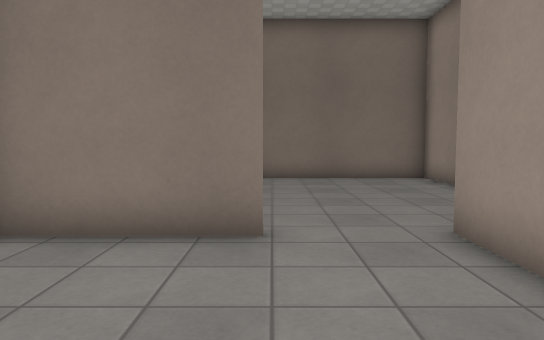
view 1 (above)

24 first-person views from a walk through a 3-D level made in the Godot game engine. The camera is 1.3 m above the floor, tilts 4° down and sees 70° across. Doors that lead somewhere are drawn open, without their leaves. The floor is counted in squares, 1 m on a side. Each view is taken from the middle of a square. On the plan, view 1 faces up. The plan holds only what a view shows up to about 16 squares ahead; the rest is blank. The place goes on beyond the plan. Some surface patterns are stand-ins.

view 2
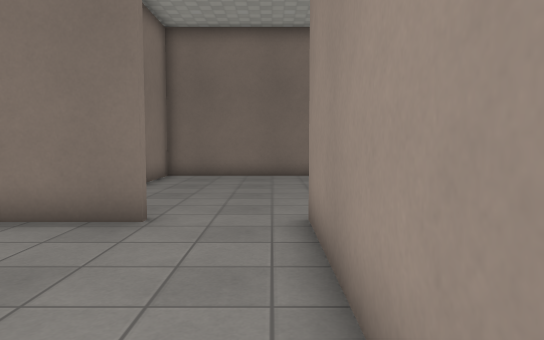

view 3
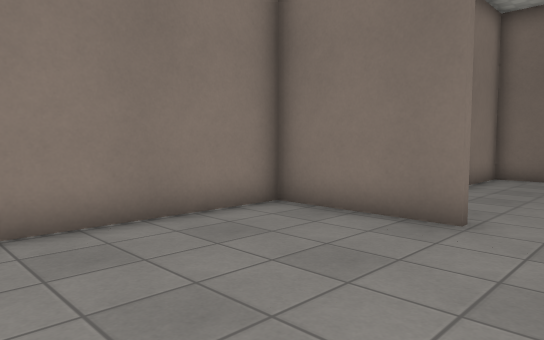

view 4
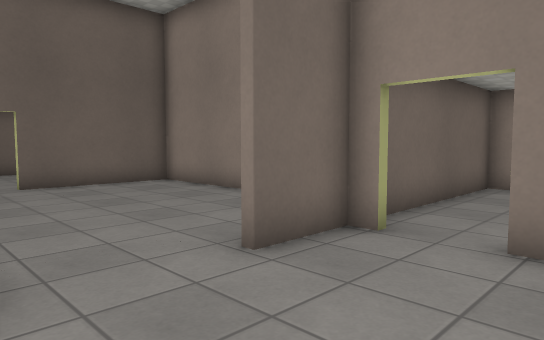

view 5
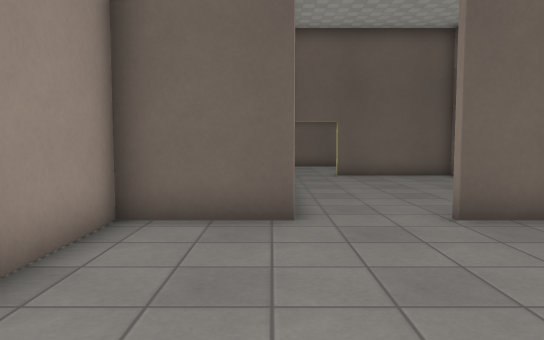

view 6
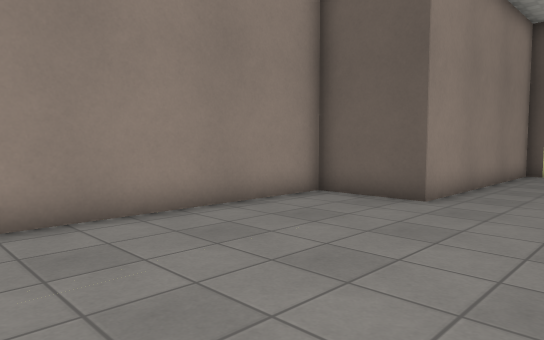

view 7
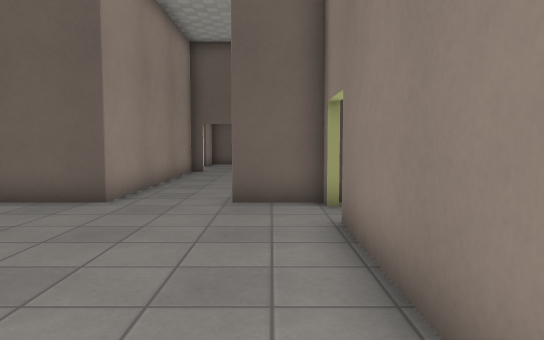

view 8
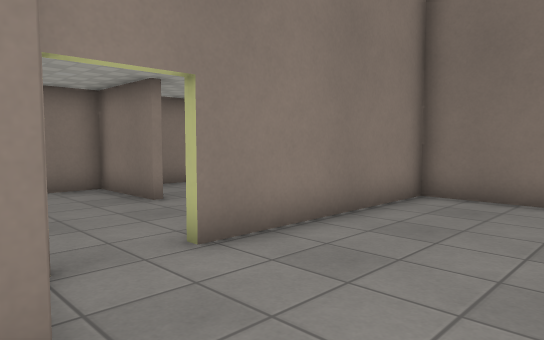

view 9
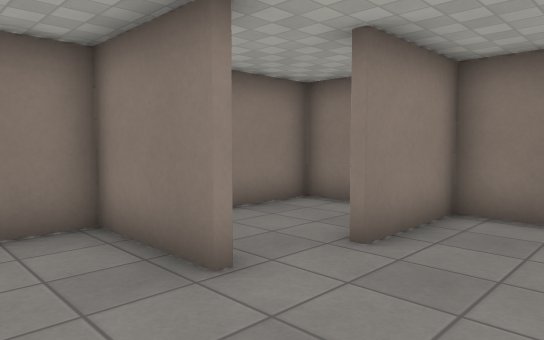

view 10
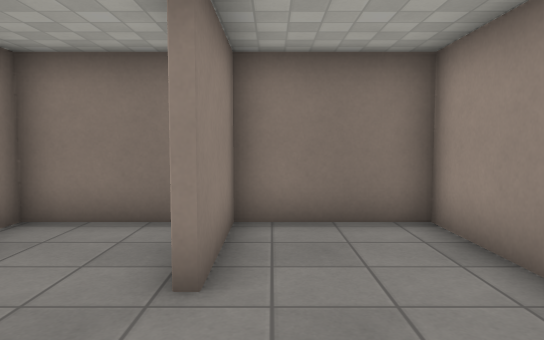

view 11
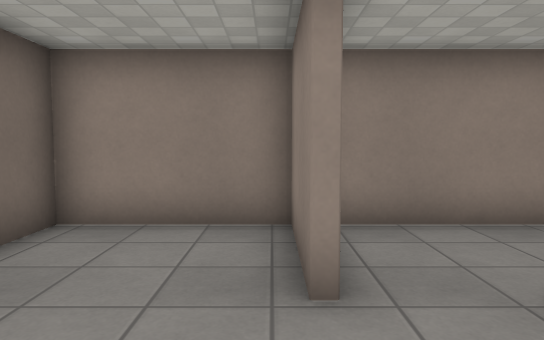

view 12
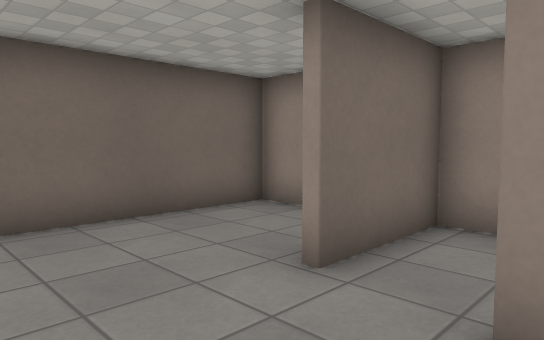

view 13
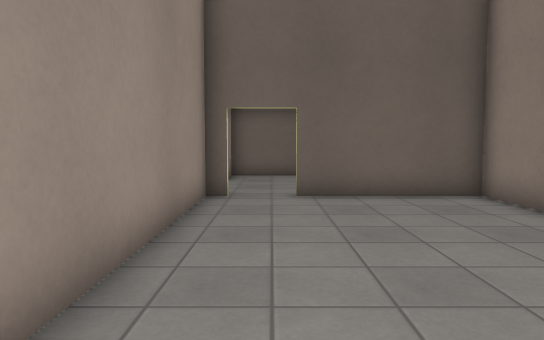

view 14
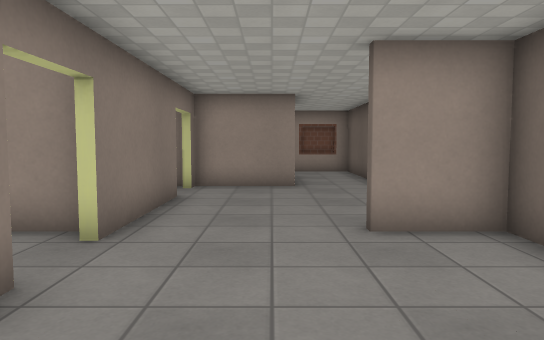

view 15
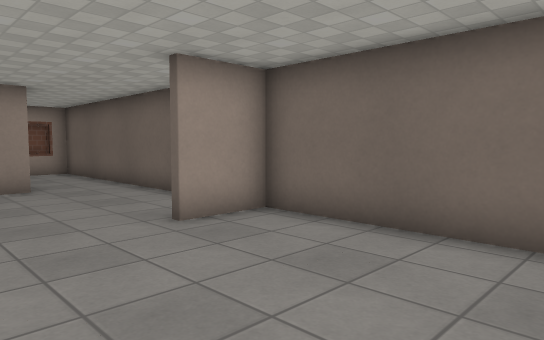

view 16
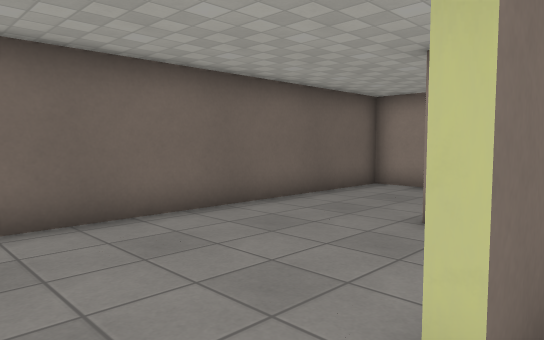

view 17
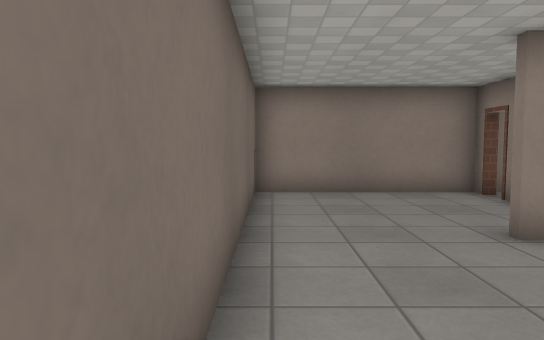

view 18
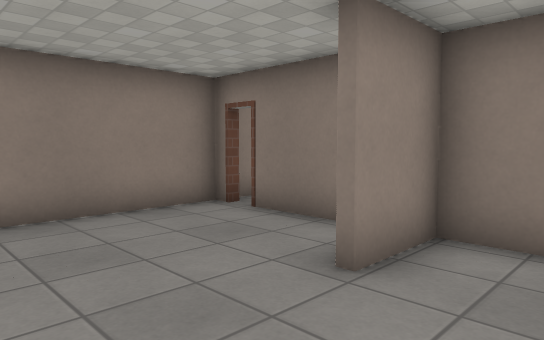

view 19
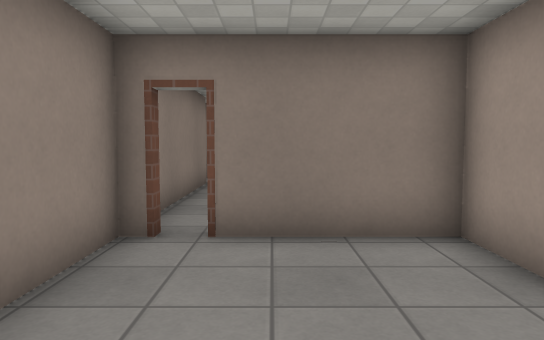

view 20
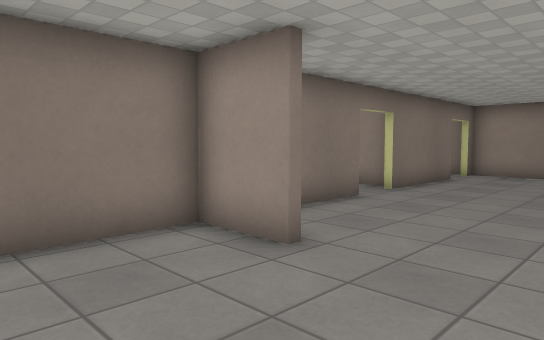

view 21
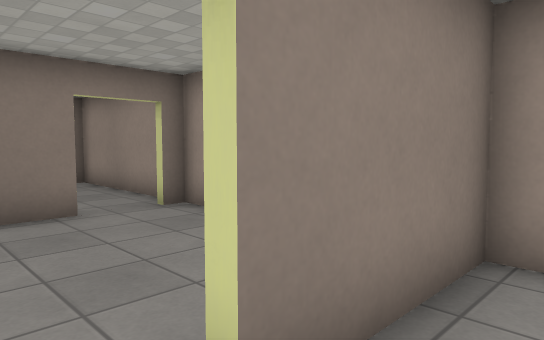

view 22
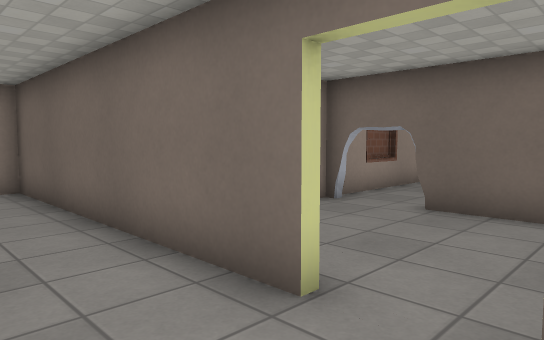

view 23
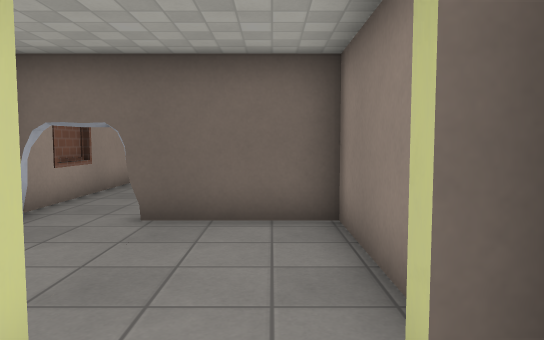

view 24
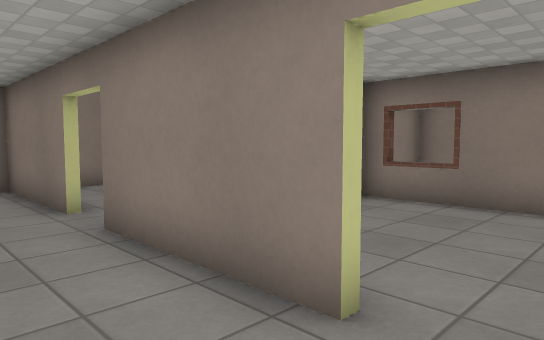

### Floor plan
Points are (right, up) in squares from view 1. A wall is a line through its corners. A room is listed if a view was taken in it or the views show most of it. See-through windows are left out.
Room 1 (views 1, 2, 3)
walls: (-0.1, 5.3) (-4.1, 5.3) (-4.1, -3.1); (2.6, -2.4) (2.6, 4.6); (-4.4, -3.4) (0.5, -3.4)
ways out: opening at (1.5, 5.5) to room 2; opening at (1.5, -3) to room 4
Room 2 (views 4, 5, 6, 7, 8, 13)
walls: (2.6, 4.6) (2.6, 5.6) (5.6, 5.6) (5.6, 14.3) (-2.1, 14.3) (-2.1, 7.8); (-2.1, 5.6) (-0.1, 5.6)
ways out: opening at (1.5, 5.5) to room 1; opening at (-2, 7) to room 3
Room 3 (views 9, 10, 11, 12)
walls: (-6.1, 9.3) (-9.1, 9.3); (-2.4, 11.6) (-2.4, 14.3) (-6, 14.3); (-9.1, 10.1) (-9.1, 5.6) (-2.4, 5.6); (-5.6, 14.4) (-5.6, 11.3)
ways out: opening at (-2, 7) to room 2; opening at (-6, 11) to room 7
Room 4 (views 14, 15, 16, 17, 18, 19, 20, 22, 23, 24)
walls: (2.6, -9.5) (2.6, -7.4); (2, -3.4) (2.6, -3.4) (2.6, -2.4); (0.5, -3.7) (-8, -3.7); (5, -9.4) (14.6, -9.4) (14.6, -8); (6.5, -3.7) (2, -3.7); (-4.4, -5.8) (-4.4, -3.4); (-4.1, -3.1) (-4.1, -5.8); (8.6, -3.7) (8, -3.7); (-9.1, -3.7) (-9.1, -9.4) (3.5, -9.4); (14.8, -8.8) (14.8, -8)
ways out: opening at (1.5, -3) to room 1; opening at (4.5, -9.5) to room 5; opening at (7.5, -3) to room 6; opening at (9, -5); gap at (-8, -3)
Room 5 (view 21)
walls: (8.6, -10.3) (8.6, -9.7) (5, -9.7); (2.9, -11.1) (2.9, -14.4) (8.6, -14.4)
ways out: opening at (4.5, -9.5) to room 4; opening at (7.5, -15)
Room 6 (no view inside)
walls: (6.6, 2.3) (2.9, 2.3); (8.6, -3.4) (8.6, 2.4)
ways out: opening at (7.5, -3) to room 4
Room 7 (no view inside)
walls: (-6, 14.3) (-9.1, 14.3) (-9.1, 10.1); (-9.2, 9.6) (-6.1, 9.6)
ways out: opening at (-6, 11) to room 3

Where each view was taken, in squares from view 1:
view 1: 0 up, 0 right, facing up
view 2: 1 down, 2 right, facing up
view 3: 1 down, 2 right, facing up-left
view 4: 9 up, 3 right, facing down-left
view 5: 12 up, 3 right, facing down
view 6: 14 up, 1 left, facing down-right
view 7: 14 up, 1 left, facing down
view 8: 5 up, 2 right, facing up-left
view 9: 7 up, 3 left, facing up-left
view 10: 8 up, 5 left, facing up
view 11: 9 up, 3 left, facing left
view 12: 12 up, 3 left, facing down-left
view 13: 6 up, 1 right, facing down
view 14: 6 down, 3 left, facing right
view 15: 4 down, 3 left, facing down-right
view 16: 3 down, 2 right, facing down-left
view 17: 9 down, 1 right, facing left
view 18: 9 down, 2 left, facing up-left
view 19: 9 down, 7 left, facing up
view 20: 9 down, 8 left, facing up-right
view 21: 11 down, 4 right, facing up-right
view 22: 7 down, 3 right, facing down-right
view 23: 8 down, 4 right, facing down
view 24: 6 down, 8 right, facing up-left
